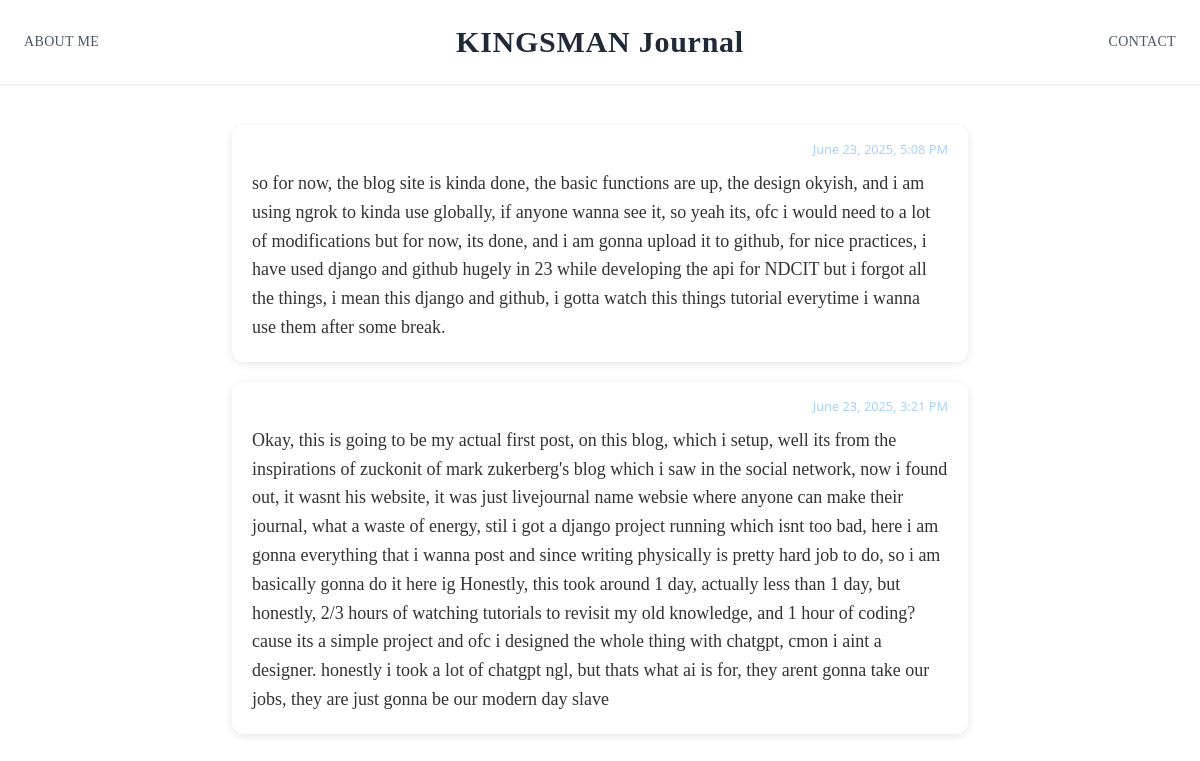
Before: / with the older database file.
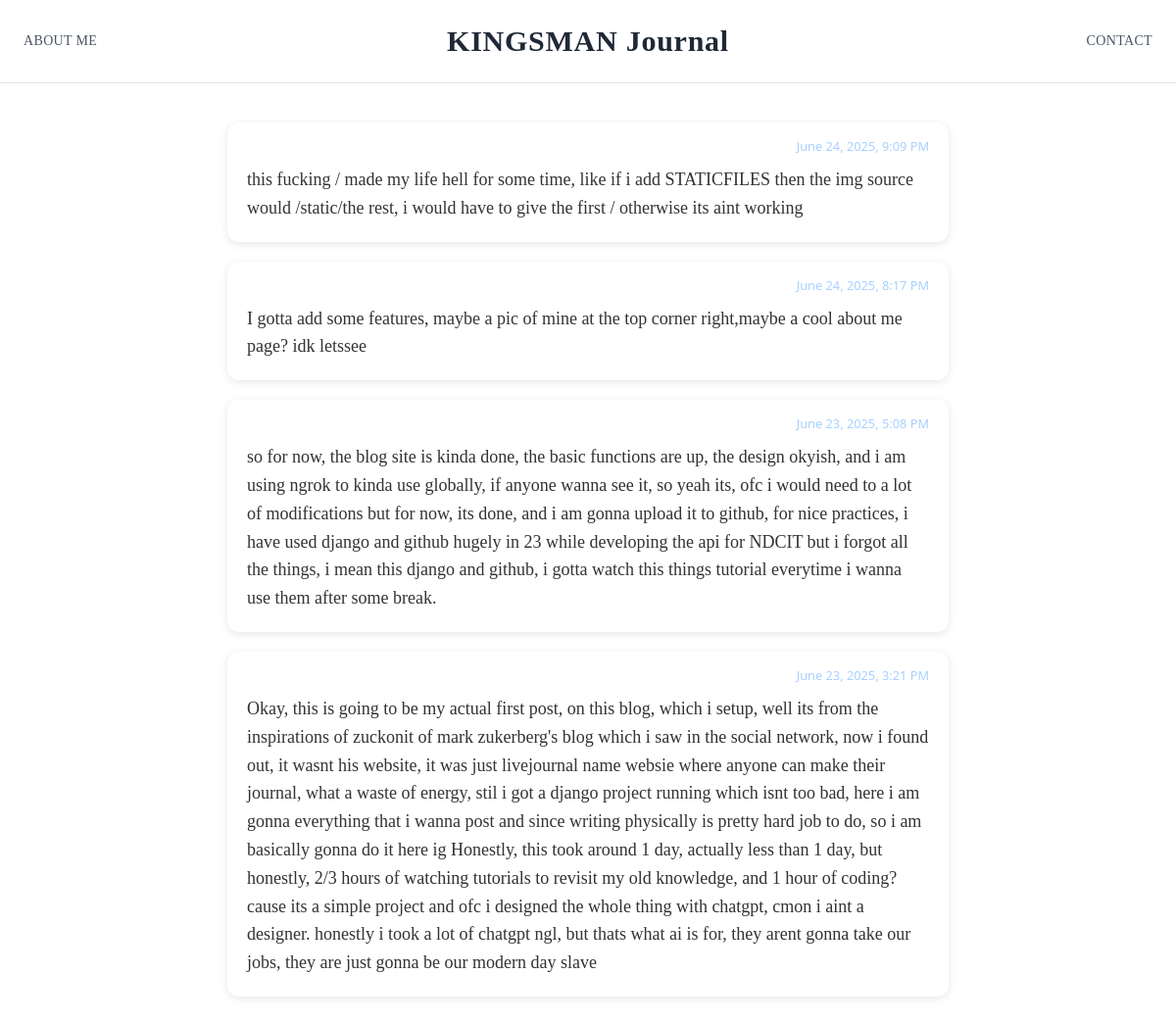
After: the same page with the newer database file.
### main/models.py (models this page shows)
class posts(models.Model):
    text=models.TextField()
    created_at = models.DateTimeField(auto_now_add=True)
    updated_at = models.DateTimeField(auto_now=True)

### main/views.py (the view)
# urls.py: 2. Add a URL to urlpatterns:  path('', views.home, name='home')
def home(req):
    data=posts.objects.all().order_by('-id')
    return render(req,'home.html',{"posts":data})

### templates/home.html (shortened to what this page needs)
<!DOCTYPE html>
<html lang="en">
<head>
  <script src="https://cdn.tailwindcss.com"></script>
</head>
<body class="bg-white text-gray-800 font-serif">
  <header class="border-b border-gray-200 py-6 px-6 sticky top-0 bg-white z-50">
    <div class="max-w-6xl mx-auto grid grid-cols-3 items-center">
      <nav class="flex justify-start gap-6 text-sm uppercase tracking-wide font-medium text-gray-600">
        <a href="/about_me" class="hover:text-black">About Me</a>
      </nav>
      <div class="text-center">
        <h1 class="text-3xl font-bold brand-font tracking-wide"><a href="/">KINGSMAN Journal</a></h1>
      </div>
      <nav class="flex justify-end gap-6 text-sm uppercase tracking-wide font-medium text-gray-600">
        <a href="#" class="hover:text-black">Contact</a>
      </nav>
    </div>
  </header>
  <main class="max-w-3xl mx-auto px-4 py-10">
    <div class="container">
      {% for post in posts %}
      <div class="card">
        <div class="timestamp">{{ post.created_at|date:"F j, Y, g:i A" }}</div><br>
        <div class="post-text">{{ post.text }}</div>
      </div>
      {% empty %}
          <div class="no-posts">No posts yet.</div>
      {% endfor %}
    </div>
  </main>
</body>
</html>

### templates/home.html (style rules this page uses)
.brand-font { font-family: 'Playfair Display', serif; }
.container { max-width: 800px; margin: auto; }
.card { background-color: #fff; padding: 20px; margin-bottom: 20px; border-radius: 12px; box-shadow: 0 2px 8px rgba(0, 0, 0, 0.1); transition: transform 0.2s ease; }
.post-text { font-size: 18px; line-height: 1.6; color: #333; }
.timestamp { position: absolute; top: 15px; right: 20px; font-size: 0.8rem; color: #a8d0ff; font-weight: 500; font-family: 'Segoe UI', Tahoma, Geneva, Verdana, sans-serif; }
.card { position: relative; background-color: #fff; padding: 20px; margin-bottom: 20px; border-radius: 12px; box-shadow: 0 2px 8px rgba(0, 0, 0, 0.1); transition: transform 0.2s ease; }

Changed rows visible on the page:
added posts: created_at "June 24, 2025, 9:09 PM", text "this fucking / made my life hell for some time, like if i add STATICFILES then the img source would /static/the rest, i would have to give the first / otherwise its aint working"
added posts: created_at "June 24, 2025, 8:17 PM", text "I gotta add some features, maybe a pic of mine at the top corner right,maybe a cool about me page? idk letssee"
